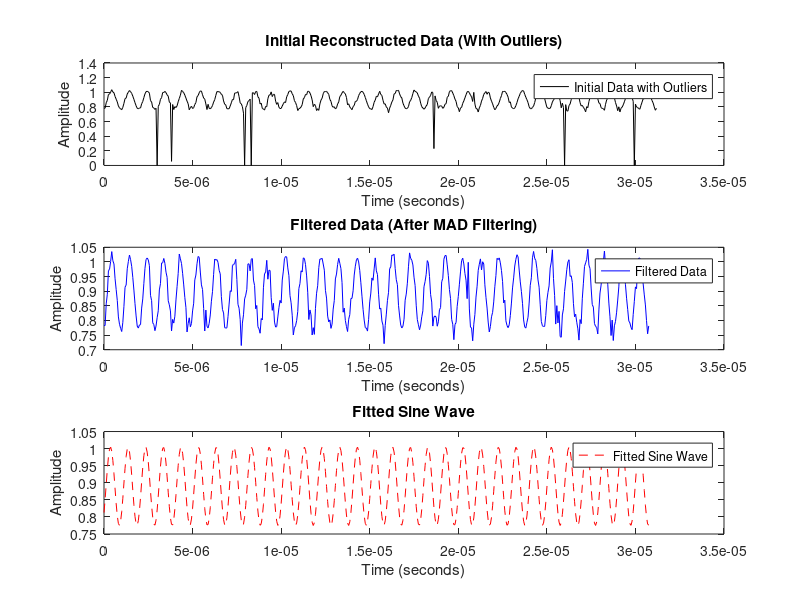

Write MATLAB code to recreate this figure.
% Sample data (replace with your actual data)
Fs = 16e6;  % Sampling frequency (16 MHz)
data = [6412, 6412, 7020, 7288, 7944, 7988, 8204, 8480, 8224, 8136, 7720, 7416, 7112, 6652, 6448, 6336, 6244, 6500, 6948, 7484, 7544, 8000, 8204, 8384, 8256, 8068, 7760, 7404, 7024, 6680, 6396, 6340, 6428, 6436, 6900, 7156, 7592, 8012, 8264, 8300, 8248, 8088, 7256, 7108, 6488, 6440, 6268, 6400, 0, 6632, 6824, 7408, 7584, 8160, 8168, 8288, 8152, 7904, 7760, 7104, 6992, 460, 6820, 6260, 6584, 6480, 6672, 7128, 7500, 7868, 8412, 8276, 8148, 7872, 7548, 7196, 6912, 6232, 6464, 6628, 6376, 6468, 6820, 7036, 7688, 7824, 8140, 8344, 8320, 7908, 7548, 7420, 6888, 6260, 6844, 6388, 6344, 6472, 6708, 7092, 7360, 7844, 8272, 8244, 8256, 8176, 7956, 7856, 7220, 6860, 6764, 6352, 6340, 6348, 6660, 7012, 7384, 7364, 8096, 8116, 8152, 8264, 7700, 7004, 6896, 6584, 5852, 8, 6480, 6712, 7156, 7260, 7424, 0, 8136, 8136, 7940, 8268, 8284, 7684, 7532, 6880, 6972, 6380, 6320, 6196, 6608, 6568, 7468, 7864, 7900, 8236, 7708, 7960, 7952, 7200, 6836, 7036, 6508, 6368, 6384, 6652, 6912, 7116, 7040, 7684, 7936, 8284, 8344, 8328, 8024, 7808, 7248, 7048, 6700, 6148, 6352, 6404, 6548, 6804, 7444, 7588, 7944, 7908, 8304, 8288, 8120, 7800, 7344, 6580, 6848, 6708, 6148, 6352, 6164, 6892, 7316, 7524, 8032, 8272, 8272, 8292, 8132, 7960, 7396, 7180, 6676, 6512, 6568, 6332, 6452, 6872, 7112, 7716, 7852, 8120, 8292, 8152, 8004, 7612, 6784, 6900, 6552, 6380, 6244, 6588, 6716, 7168, 7172, 7384, 7824, 8072, 8248, 8296, 8192, 7952, 7608, 7232, 6864, 6564, 6352, 6340, 6256, 6584, 7072, 7320, 7744, 7676, 7996, 8304, 7940, 7840, 7288, 6872, 6896, 6540, 6420, 5904, 6416, 6732, 7108, 7340, 8004, 8052, 8388, 8372, 8408, 8008, 7692, 7556, 6976, 6680, 6424, 6344, 6392, 6588, 7120, 7292, 7596, 8056, 8444, 8288, 8240, 8108, 7764, 7532, 6980, 6576, 6432, 6292, 6424, 6656, 6824, 7496, 7640, 7844, 8228, 8156, 1888, 7784, 7276, 7068, 6396, 6652, 6680, 6644, 6392, 6516, 6852, 6912, 7636, 7732, 8268, 8368, 8372, 8108, 7812, 7420, 7168, 6584, 6448, 6016, 6440, 6496, 6948, 7224, 7568, 7912, 8228, 8296, 8136, 7868, 7680, 7164, 8180, 6876, 6368, 6344, 5984, 6448, 6720, 7208, 7512, 7956, 8128, 8276, 7968, 8196, 8132, 7552, 7200, 6900, 6508, 6232, 6384, 6656, 6780, 7072, 7496, 7812, 8292, 8256, 8304, 8164, 7952, 7640, 7044, 7120, 6544, 6412, 6352, 6432, 6688, 7040, 7464, 7744, 8076, 8264, 8392, 8332, 7964, 7632, 7364, 7032, 6568, 6372, 6340, 6500, 6644, 7040, 7536, 7748, 8308, 8484, 8288, 8236, 8008, 7688, 7484, 6992, 6524, 6404, 6384, 6388, 6688, 7112, 7340, 7520, 8020, 8188, 8532, 7724, 7248, 6452, 6968, 6484, 0, 6808, 6104, 6084, 6708, 6880, 7364, 7656, 7976, 8188, 8252, 7784, 7804, 7616, 7032, 6656, 6728, 6504, 6320, 6004, 6580, 6464, 7160, 7596, 8064, 8164, 8264, 8544, 8100, 8004, 7460, 6996, 6928, 6468, 6388, 6356, 6176, 6848, 7324, 7544, 7928, 8184, 8496, 8080, 7812, 7568, 7040, 6656, 6132, 6564, 5992, 6404, 6528, 6784, 7124, 7492, 8124, 7936, 8112, 8140, 7888, 7552, 7176, 0, 6864, 6540, 6484, 6360, 6296, 6724, 7088, 7492, 7444, 8068, 8300, 8296, 8160, 7808, 7572, 7268, 6988, 6552, 6180, 6400];
data = data/4;
data = data*2/2^12;

% Step 1: Perform FFT to estimate frequency
n = length(data);  % Length of data
f = (0:n-1)*(Fs/n);  % Frequency axis
Y = fft(data);  % FFT of the signal

% Get the magnitude of the FFT
magnitude = abs(Y);

% Find the peak frequency
[~, peakIdx] = max(magnitude(2:end));  % Ignore DC component
peakFrequency = f(peakIdx+1);  % The +1 is to account for the 0 frequency index

disp(['Estimated Frequency (via FFT): ', num2str(peakFrequency), ' Hz']);

% Step 2: Remove noise using MAD filtering (using the method you previously used)
threshold = 3;  % Threshold for outlier detection using MAD
mad_value = mad(data, 1);  % Compute the MAD (Median Absolute Deviation)
median_value = median(data);  % Compute the median value

% Filter out the outliers based on MAD
filtered_data = data(abs(data - median_value) <= threshold * mad_value);

% Step 3: Interpolate the data to reconstruct the signal
% Create a time vector (assuming the samples are equally spaced)
time_intervals = (0:length(data)-1) / Fs;  % Adjust this if your time intervals are non-uniform

% Perform spline interpolation to reconstruct the continuous signal
interpolated_signal = interp1(time_intervals, data, time_intervals, 'spline');

% Step 4: Fit a sine wave to the reconstructed signal
% Compute the phase, amplitude, and frequency of the sine wave using curve fitting
time_intervals_filt = (0:length(filtered_data)-1) / Fs;  % Adjust this if your time intervals are non-uniform
t = time_intervals_filt;  % Time vector for the fitting

% Ensure filtered_data and t have the same length
if length(filtered_data) ~= length(t)
    error('Filtered data and time vector must have the same length!');
end

% Fitting function for sine wave
fitting_func = @(p, t) p(1) * sin(2 * pi * p(2) * t + p(3)) + p(4);  % Sine wave fitting function

% Initial guess for parameters: [amplitude, frequency, phase, offset]
initial_guess = [max(filtered_data) - min(filtered_data), peakFrequency, 0, median(filtered_data)];

% Use nonlinear curve fitting to find the best sine wave parameters
params = lsqcurvefit(fitting_func, initial_guess, t, filtered_data);

% Extract the fitted parameters
amplitude = params(1);
fitted_frequency = params(2);
phase = params(3);
offset = params(4);

% Display the results
disp(['Fitted Amplitude: ', num2str(amplitude)]);
disp(['Fitted Frequency: ', num2str(fitted_frequency), ' Hz']);
disp(['Fitted Phase: ', num2str(phase)]);
disp(['Fitted Offset: ', num2str(offset)]);

% Step 5: Plot the results separately

% Create a new figure with three subplots
figure;

% Plot the initial reconstructed data with outliers (raw data)
subplot(3,1,1);  % Create a subplot with 3 rows and 1 column (first plot)
plot(time_intervals, data, 'k-', 'DisplayName', 'Initial Data with Outliers');
title('Initial Reconstructed Data (With Outliers)');
xlabel('Time (seconds)');
ylabel('Amplitude');
legend;

% Plot filtered data (after MAD filtering)
subplot(3,1,2);  % Second plot
plot(t, filtered_data, 'b-', 'DisplayName', 'Filtered Data');
title('Filtered Data (After MAD Filtering)');
xlabel('Time (seconds)');
ylabel('Amplitude');
legend;

% Plot fitted sine wave (from the filtered data)
subplot(3,1,3);  % Third plot
plot(t, fitting_func(params, t), 'r--', 'DisplayName', 'Fitted Sine Wave');
title('Fitted Sine Wave');
xlabel('Time (seconds)');
ylabel('Amplitude');
legend;
